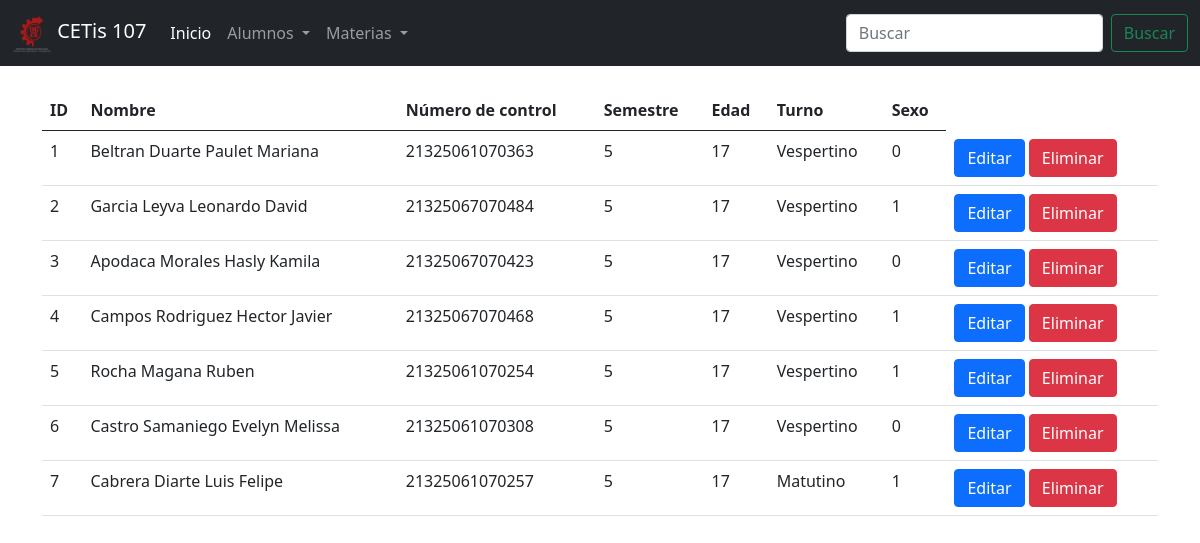
/consultarAlumnos.php, run on an earlier commit of the app's database.
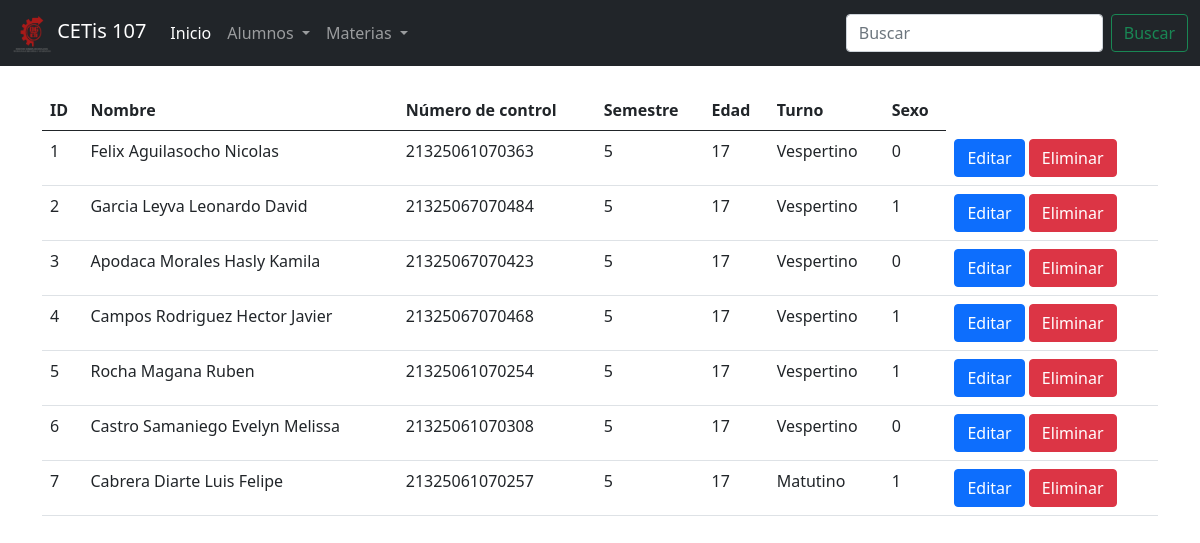
And on a later commit of the database.
### tables this page shows
CREATE TABLE `alumnos` (
  `id` int(11) NOT NULL,
  `nombre` varchar(100) NOT NULL,
  `numero_control` varchar(30) NOT NULL,
  `semestre` int(11) NOT NULL,
  `edad` int(11) NOT NULL,
  `turno` varchar(10) NOT NULL,
  `sexo` tinyint(4) NOT NULL
);

### consultarAlumnos.php (the view, shortened to what this page needs)
<!DOCTYPE html>
<html lang="en">
<head>
    <link rel="stylesheet" href="css/bootstrap.css">
</head>
<body>
    <?php
        include 'menu.php';
        include 'conexion.php';
        $sql = "SELECT * FROM alumnos";
        $datos = $conexion->query($sql);
    ?>
    <div class="container">
        <div class="row">
            <div class="col-12">
        <?php
            if($datos->num_rows > 0) { ?>
                <br>
                <table class="table table-hover">
                    <thead>
                        <tr>
                            <th>ID</th>
                            <th>Nombre</th>
                            <th>Número de control</th>
                            <th>Semestre</th>
                            <th>Edad</th>
                            <th>Turno</th>
                            <th>Sexo</th>
                        </tr>
                    </thead>
                    <tbody>
                    <?php while($registro = $datos->fetch_assoc()){ ?>
                        <tr>
                            <td><?php echo $registro["id"]; ?></td>
                            <td><?php echo $registro["nombre"]; ?></td>
                            <td><?php echo $registro["numero_control"]; ?></td>
                            <td><?php echo $registro["semestre"]; ?></td>
                            <td><?php echo $registro["edad"]; ?></td>
                            <td><?php echo $registro["turno"]; ?></td>
                            <td><?php echo $registro["sexo"]; ?></td>
                            <td>
                                <a href="editarAlumno.php?id=<?php echo $registro["id"]; ?>" class="btn btn-primary" class="btn btn-sm btn-primary">Editar</a>
                                <a href="eliminarAlumno.php?id=<?php echo $registro["id"]; ?>" class="btn btn-danger" class="btn btn-sm btn-danger">Eliminar</a>
                            </td>
                        </tr>
                        <?php } ?>
                    </tbody>
                </table>
        <?php }else{ ?>
            <center><h2>No existen datos del alumno en la base de datos</h2></center>
        <?php } ?>
            </div>
        </div>
    </div>
</body>
</html>

What changed in the data, as far as the page shows it:
changed alumnos id 1: nombre "Beltran Duarte Paulet Mariana" → "Felix Aguilasocho Nicolas"
